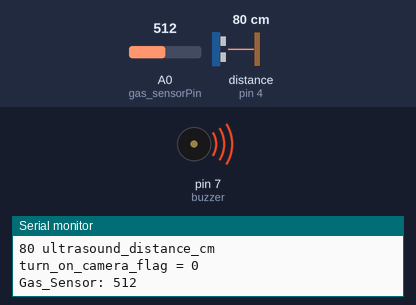
This sketch was run on a simulated Arduino Uno, built with avr-gcc and run on an emulated ATmega328P. Parts: buzzer (waves = sounding), the last lines printed to the serial monitor. Wiring (inferred from the names in the program): ultrasonic range finder: trigger pin 4; echo pin 4. The test bench sets the inputs (shaded band); at power-on: distance to the obstacle (sensor on pin 4) 80 cm, A0 (gas_sensorPin) = 512. The echo pulse lasts 58.3 µs per cm.

Above: at 10.8 s.
10.9 s: distance to the obstacle (sensor on pin 4) set to 2 cm
At 20.8 s:
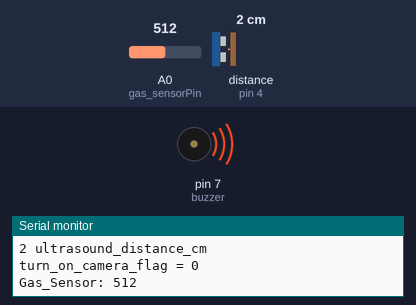
24.5 s: distance to the obstacle (sensor on pin 4) set to 9 cm
34.5 s: distance to the obstacle (sensor on pin 4) set to 12 cm
Timing chart, 0 to 50.5 s (numbered marks = the images above; inputs shaded):
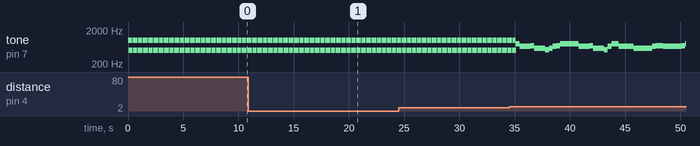

Measured:
- by itself, tone on pin 7 (buzzer): plays 1000 Hz for 0.05 s, 500 Hz for 0.05 s, 1000 Hz for 0.05 s, 500 Hz for 0.05 s, 1000 Hz for 0.05 s, 500 Hz for 0.05 s … (34 notes in this stretch)

The sketch:

cat_eye.ino
```cpp
// Cat Eye Project
#include <Wire.h>
#include <SeeedOLED.h>
#define gas_sensorPin A0
#define pingPin 4
#define buzzer 7
//Motion detection
/************************ UltraSound Pin Connection Setup Start ********************************/
//  The circuit:
//  * +V connection of the PING))) attached to +5V
//  * GND connection of the PING))) attached to ground
//  * Trigger connection of the PING))) attached to digital pin 5.
//  * Output  connection of the PING))) attached to digital pin 4.
/************************ UltraSound Pin Connection Setup End ********************************/
/************************ Gas Connection Setup Start ********************************/
// Plug Gas-detector in the A0
/************************ Gas Connection Setup End ********************************/
/************************ Speaker Connection Setup Start ********************************/
// Plug one speaker in the digital pin 7
// Plug another speaker in the digital pin 8

/************************ Speaker Connection Setup End ********************************/

void setup() {
  // initialize serial communication:
  Serial.begin(9600);


}
// set initial value
int turn_on_camera_flag = 0;
int turn_on_speaker_flag = 0;
int Gas_Sensor = 0;
int user_manual_mode = 0;
long ultrasound_duration =0, ultrasound_distance_inches=0, ultrasound_distance_cm=0;
int ii=0, bee_length=0, star_length=0, toneNo=0;
int bee_duration=0,star_duration=0;
const int toneTable[7][5]={
    { 66, 131, 262, 523, 1046},  // C Do
    { 74, 147, 294, 587, 1175},  // D Re
    { 83, 165, 330, 659, 1318},  // E Mi
    { 88, 175, 349, 698, 1397},  // F Fa
    { 98, 196, 392, 784, 1568},  // G So
    {110, 220, 440, 880, 1760},  // A La
    {124, 247, 494, 988, 1976}   // B Si
};
char toneName[]="CDEFGAB";
char beeTone[]="GEEFDDCDEFGGGGEEFDDCEGGEDDDDDEFEEEEEFGGEEFDDCEGGC";
char starTone[]="CCGGAAGFFEEDDCGGFFEEDGGFFEEDCCGGAAGFFEEDDC";
int beeBeat[]={
    1,1,2, 1,1,2, 1,1,1,1,1,1,2,
    1,1,2, 1,1,2, 1,1,1,1,4,
    1,1,1,1,1,1,2, 1,1,1,1,1,1,2,
    1,1,2, 1,1,2, 1,1,1,1,4
};
int starBeat[]={
    1,1,1,1,1,1,2, 1,1,1,1,1,1,2,
    1,1,1,1,1,1,2, 1,1,1,1,1,1,2,
    1,1,1,1,1,1,2, 1,1,1,1,1,1,2
};
void loop() {
  /******************* UltraSound operation  Start ************************/
  // UltraSound operation
  // establish variables for duration of the ping,
  // and the distance result in inches and centimeters:

  // The PING))) is triggered by a HIGH pulse of 2 or more microseconds.
  // Give a short LOW pulse beforehand to ensure a clean HIGH pulse:
  pinMode(pingPin, OUTPUT);
  digitalWrite(pingPin, LOW);
  delayMicroseconds(2);
  digitalWrite(pingPin, HIGH);
  delayMicroseconds(5);
  digitalWrite(pingPin, LOW);
  // The same pin is used to read the signal from the PING))): a HIGH
  // pulse whose duration is the time (in microseconds) from the sending
  // of the ping to the reception of its echo off of an object.
  pinMode(pingPin, INPUT);
  ultrasound_duration = pulseIn(pingPin, HIGH);
  // convert the time into a distance
  // ultrasound_distance_inches = microsecondsToInches(ultrasound_duration);
  //Serial.print(ultrasound_distance_inches);
  //Serial.print("ultrasound_distance_inches, ");
  ultrasound_distance_cm = microsecondsToCentimeters(ultrasound_duration);
  /*
  Serial.print(ultrasound_distance_cm);
  Serial.print("ultrasound_distance_cm");
  Serial.println();
  delay(100);
  */
  /******************** UltraSound operation End **********************/
  /******************** Gas detection operation Start ********************/
  pinMode(gas_sensorPin, INPUT);
  Gas_Sensor = analogRead(gas_sensorPin);
  //Check Gas in port monitor
  //Serial.print("Gas_Sensor: ");
  //Serial.print(Gas_Sensor);
  //Serial.print(" \n");
  /******************** Gas detection operation End ********************/
  /******************** User manual operation Start ********************/
  //receive MCS signal and want to cateye to turn on the camera
  //user_manual_mode = 1;
  /******************** User manual operation End ********************/
  /******************** Speaker operation Start ********************/
  //pinMode(buzzer,OUTPUT);
  //noTone(buzzer);
  /******************** Speaker operation End ********************/
  /******************** Status Check Start *********************************/
  // status check on port monitor
  // UltraSound
  Serial.print(ultrasound_distance_cm);
  Serial.print(" ultrasound_distance_cm \n");
  Serial.print("turn_on_camera_flag = ");
  Serial.print(turn_on_camera_flag);
  Serial.print(" \n");
  // Gas
  Serial.print("Gas_Sensor: ");
  Serial.print( Gas_Sensor);
  Serial.print(" \n");
  /******************** Status Check End *********************************/
  /******************** Cateye Stage 1 Start *******************************/
  // Motion detected or Gas detected or User confirmation
  if ((ultrasound_distance_cm > 10) && (ultrasound_distance_cm < 50) && (ultrasound_distance_cm != 0)) { // motion detected
    bee_speaker();
    turn_on_camera_flag = 1;
  } else if ((ultrasound_distance_cm <= 10) && (ultrasound_distance_cm != 0)) { // too closed
    phone_speaker();
    turn_on_camera_flag = 1;
  } else if (Gas_Sensor > 300) { // gas detected
    urgent_speaker();
    turn_on_camera_flag = 1;
  } else if (user_manual_mode == 1) { // user manual mode
    star_speaker();
    turn_on_camera_flag = 1;
  }
  if (turn_on_camera_flag == 1) {
    // camera operation

    // SD card operation

    // MCS operation
  }
  /******************** Cateye Stage 1 End *********************************/
  /******************** Cateye Stage 2 Start *******************************/
  // Motion not detected or Gas not detected or User not confirmation
  /******************** Cateye Stage 2 End *********************************/
  if (turn_on_camera_flag == 1) { // camera work done and return to initial stage
    turn_on_camera_flag = 0;
  }


}
int getTone(char symbol) {
    int toneNo = 0;
    for ( int ii=0; ii<7; ii++ ) {
        if ( toneName[ii]==symbol ) {
            toneNo = ii;
            break;
        }
    }
    return toneNo;
}
long microsecondsToInches(long microseconds) {
  // According to Parallax's datasheet for the PING))), there are
  // 73.746 microseconds per inch (i.e. sound travels at 1130 feet per
  // second).  This gives the distance travelled by the ping, outbound
  // and return, so we divide by 2 to get the distance of the obstacle.
  // See: http://www.parallax.com/dl/docs/prod/acc/28015-PING-v1.3.pdf
  return microseconds / 74 / 2;
}

long microsecondsToCentimeters(long microseconds) {
  // The speed of sound is 340 m/s or 29 microseconds per centimeter.
  // The ping travels out and back, so to find the distance of the
  // object we take half of the distance travelled.
  return microseconds / 29 / 2;
}

void star_speaker() {
    // star
    star_length = sizeof(starTone)-1;
    for ( ii=0; ii<star_length; ii++ ) {
        toneNo = getTone(starTone[ii]);
        star_duration = starBeat[ii]*333;
        tone(buzzer,toneTable[toneNo][3]);
        delay(star_duration);
        noTone(buzzer);
    }
    noTone(buzzer);
    //delay(20);
}
void bee_speaker() {
    // bee
    bee_length = sizeof(beeTone)-1;
    for ( ii=0; ii<bee_length; ii++ ) {
        toneNo = getTone(beeTone[ii]);
        bee_duration = beeBeat[ii]*333;
        tone(buzzer,toneTable[toneNo][3]);
        delay(bee_duration);
        noTone(buzzer);
    }
    //delay(20);
}
void urgent_speaker() {
    // simulate phone call
    for ( int ii=0; ii<100; ii++ ) {
        tone(buzzer,1000);
        delay(50);
        tone(buzzer,500);
        delay(50);
    }
    noTone(buzzer);
    //delay(20);
}
void phone_speaker() {
    // simulate phone call
    for ( int ii=0; ii<10; ii++ ) {
        tone(buzzer,1000);
        delay(50);
        tone(buzzer,500);
        delay(50);
    }
    noTone(buzzer);
    //delay(20);
}
```
